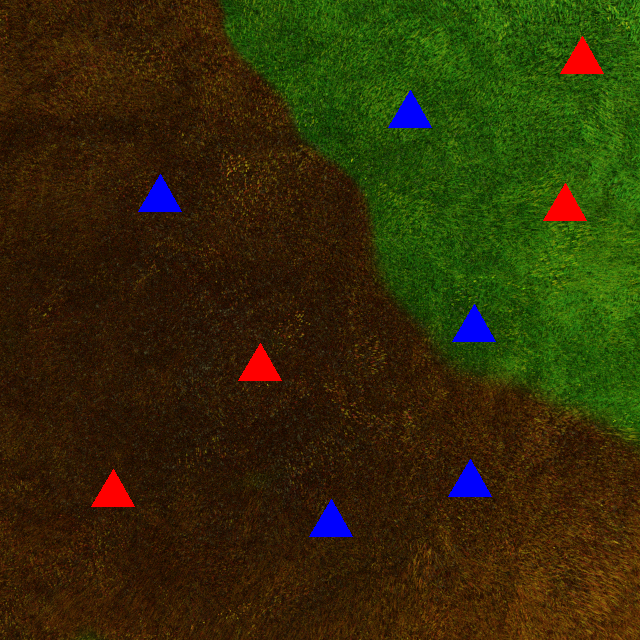
#> input picture uas takimages/uas takimages/2.png, 640 x 640 px, found by its file name
$ python 'debugging that shit.py'
#> lines starting #> are read from the running program, lines starting #| are printed output that depends on the picture; after the words box and inside, x2 and y2 are one past the last pixel; in counts of white or black regions, pixels touching at a corner belong together
import cv2 as cv
import numpy as np


path = "C:\\Users\\HP\\OneDrive\\Desktop\\uas task\\uas takimages\\uas takimages\\2.png"
img = cv.imread(path)
#> img is the input picture: shape (640, 640, 3); mean B, G, R 8.1, 44.6, 49.8
imgHSV = cv.cvtColor(img, cv.COLOR_BGR2HSV)
#> imgHSV: shape (640, 640, 3); mean H, S, V 25.3, 232.9, 65.5


#green grass:
lowerg = np.array([34, 0, 0])
upperg = np.array([102,255,255])

#brown grass:
lowerb = np.array([1,0,0])
upperb = np.array([34,255,255])

#blue triangle
lowerbt = np.array([58,0,0])
upperbt = np.array([130,255,255])

#red triangle
lowerrt = np.array([0,0,0])
upperrt = np.array([0,255,255])

#declaration of masks
maskbrown = cv.inRange(imgHSV, lowerb, upperb)
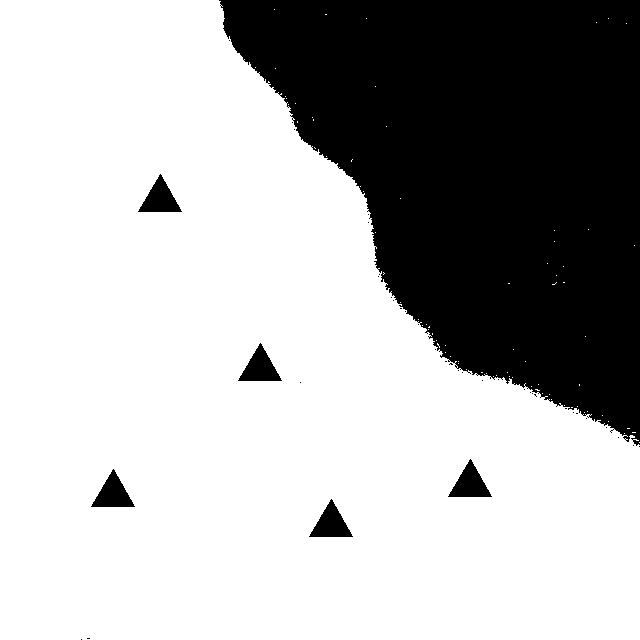
#> maskbrown: shape (640, 640); 70.1% white; 40 black regions (34 under 20 px), largest, box (x1, y1, x2, y2) and area: (219, 0, 640, 446) 118326, (138, 174, 182, 212) 855, (238, 343, 282, 381) 855, (448, 459, 492, 497) 855, (91, 469, 135, 507) 855, (309, 499, 353, 537) 855
maskgreen = cv.inRange(imgHSV, lowerg, upperg)
#> maskgreen: shape (640, 640); 28.1% white; 37 white regions (36 under 20 px), largest, box (x1, y1, x2, y2) and area: (219, 0, 640, 446) 115177
maskred = cv.inRange(imgHSV, lowerrt, upperrt)
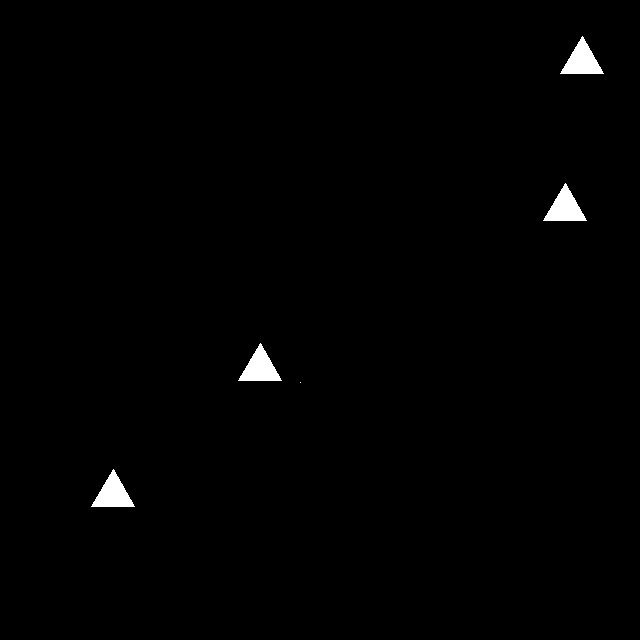
#> maskred: shape (640, 640); 0.84% white; 5 white regions (1 under 20 px), largest, box (x1, y1, x2, y2) and area: (560, 36, 604, 74) 855, (543, 183, 587, 221) 855, (238, 343, 282, 381) 855, (91, 469, 135, 507) 855
maskblue = cv.inRange(imgHSV, lowerbt, upperbt)
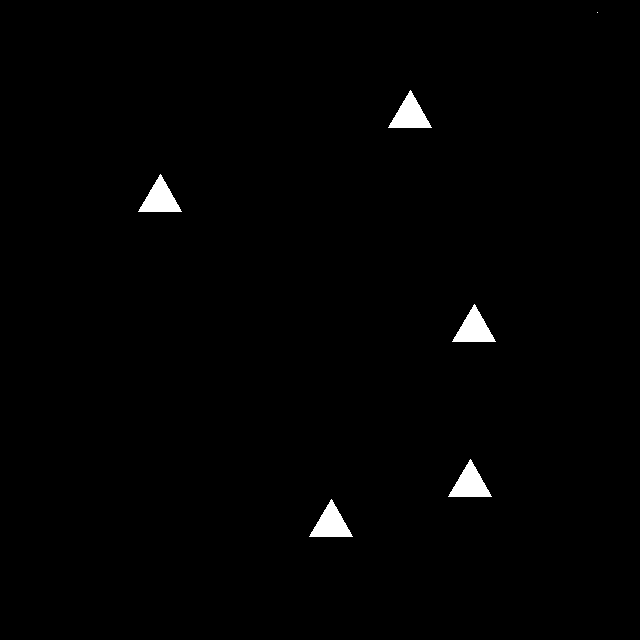
#> maskblue: shape (640, 640); 1% white; 6 white regions (1 under 20 px), largest, box (x1, y1, x2, y2) and area: (388, 90, 432, 128) 855, (138, 174, 182, 212) 855, (452, 304, 496, 342) 855, (448, 459, 492, 497) 855, (309, 499, 353, 537) 855

def drawTriangles(img, mask1, mask2):
    #mask1- grass where we want the object to be
    #mask2 -the triangles which we want to eliminate
    #e.g mask1 = brownmask and mask2 = redmask, will show all the blue triangles in the brown grass region

    imgcopy = img.copy()
    imgmasked = cv.bitwise_not(cv.add(mask1,mask2))
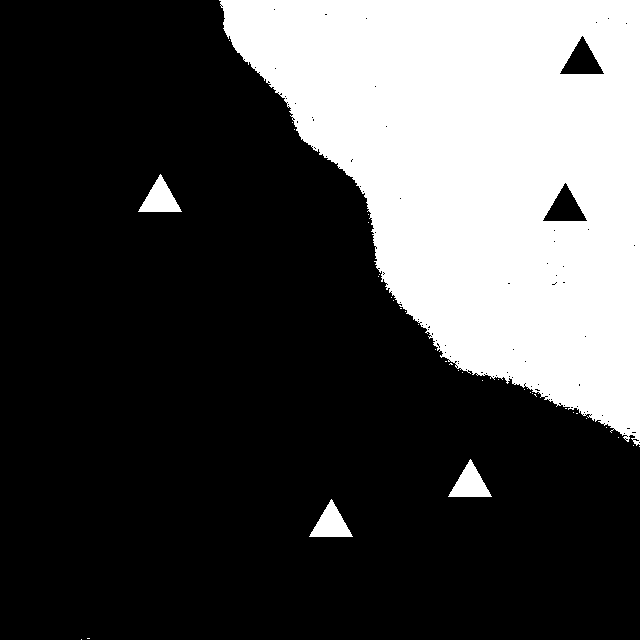
#> imgmasked: shape (640, 640); 29.1% white; 37 white regions (33 under 20 px), largest, box (x1, y1, x2, y2) and area: (219, 0, 640, 446) 116616, (138, 174, 182, 212) 855, (448, 459, 492, 497) 855, (309, 499, 353, 537) 855
    cv.imshow("added mask", cv.add(mask1,mask2))
    cv.imshow("inversion", imgmasked)

    #the most interesting part of my code imo, it combines both of non required triangle and fills them up in the required grass region upon inversion the empty patches in the given region turn into triangle contours
    contours,hierarchy = cv.findContours(imgmasked ,cv.RETR_EXTERNAL,cv.CHAIN_APPROX_NONE)
#> contours = 37 contours, 33 with area under 20; largest, box (x1, y1, x2, y2) and area: (219, 0, 640, 446) 117636, (309, 499, 353, 537) 796, (448, 459, 492, 497) 796, (138, 174, 182, 212) 796
    for cnt in contours:
        area = cv.contourArea(cnt)
        peri = cv.arcLength(cnt,True)
        #print(peri)
        approx = cv.approxPolyDP(cnt,0.02*peri,True)
        #applying poly approx DP to find all the coordiantes
        objCor = len(approx)
        #checking for 3 sided and sufficient area contours only - in our bitwise not step we also had a mask of the opposite coloured grass, this eliminates that patch from checking
        if area>100 and objCor ==3:
            cv.drawContours(imgcopy, cnt, -1, (0, 0, 0), 3)
            #drawing contours around the required triangles
            M = cv.moments(cnt)
            #finding the centroid via cv.moments()
            if M["m00"]!=0:
                cX = int(M["m10"] / M["m00"])
                cY = int(M["m01"] / M["m00"])
                cv.circle(imgcopy, (cX, cY), 5, (0, 0, 0), -1)
            else:
                continue
#> this loop made 37 passes
#> (area, peri, approx, objCor, cX, cY) on passes 3, 4, 33: (795.5, 134.8, [[331, 499], [309, 536], [352, 536]], 3, 330, 523), (795.5, 134.8, [[470, 459], [448, 496], [491, 496]], 3, 469, 483), (795.5, 134.8, [[160, 174], [138, 211], [181, 211]], 3, 159, 198)
#> (area, peri, approx, objCor) on pass 37: (117636, 1921.4, [[219, 0], [440, 356], [639, 444], [639, 0]], 4)
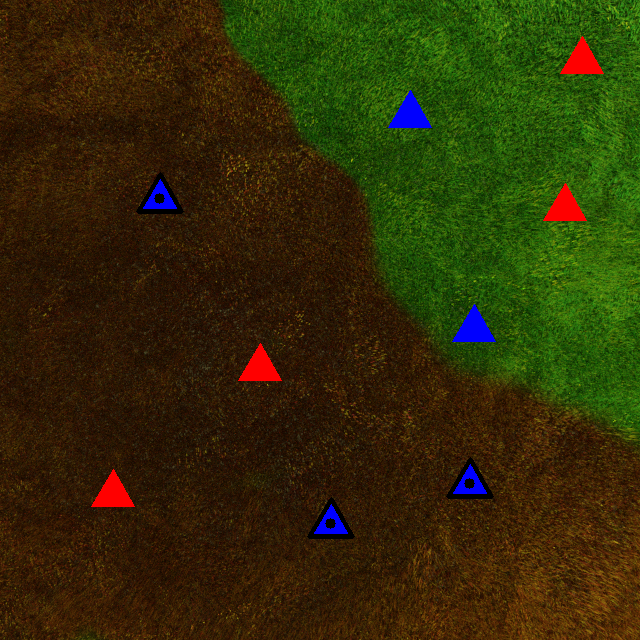
#> imgcopy: shape (640, 640, 3); 0.48% of pixels changed, all inside (x1, y1, x2, y2) = (136, 172, 494, 539)
    return imgcopy

# [30 lines left out: functions getCentroids, addLabels, not called in this run]

while True:
    imgcopy = img.copy()
    imgcopy = drawTriangles(imgcopy, maskbrown, maskred)

    cv.imshow("img", imgcopy)
    imgGray = cv.cvtColor(img,cv.COLOR_BGR2GRAY)
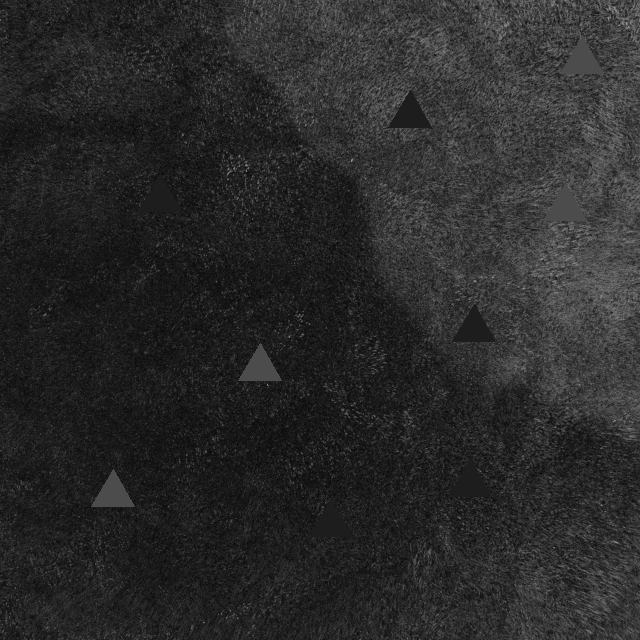
#> imgGray: shape (640, 640); min 6, max 162, mean 42
    imgBlur = cv.GaussianBlur(imgGray,(7,7),1)
    imgCanny = cv.Canny(imgBlur,100,100)
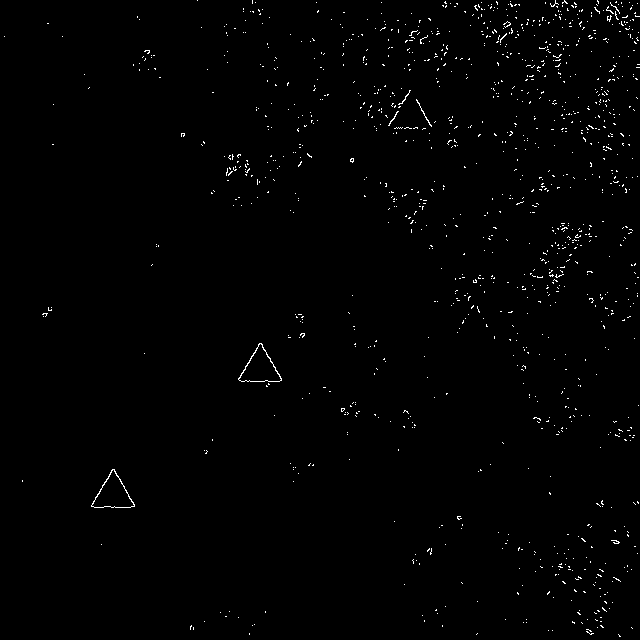
#> imgCanny: shape (640, 640); 0.86% white in thin lines or dots
    # cv.imshow("green", maskgreen)
    # cv.imshow("brown", maskbrown)
    # cv.imshow("blue", maskblue)
    if cv.waitKey(1) & 0xFF == ord('q'):
#> (key q is pressed here)
        break

$ run again, with uas takimages/uas takimages/1.png copied over uas takimages/uas takimages/2.png
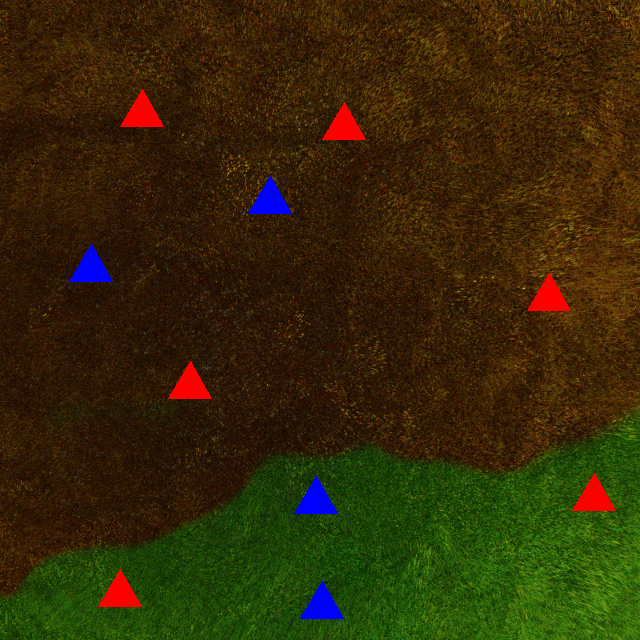
#> input picture uas takimages/uas takimages/1.png, 640 x 640 px, found by its file name
#> img is the input picture: shape (640, 640, 3); mean B, G, R 7.3, 41.1, 52.4
#> imgHSV: shape (640, 640, 3); mean H, S, V 23.5, 233.2, 64.1
#> `maskbrown = cv.inRange(imgHSV, lowerb, upperb)`:
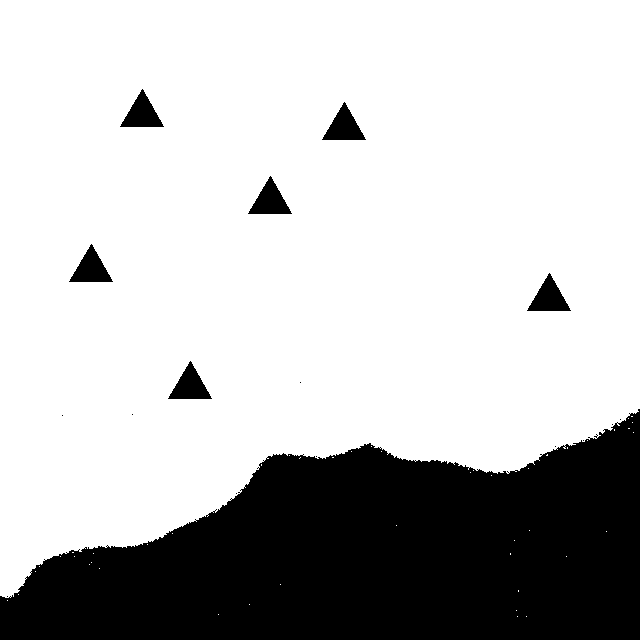
#> maskbrown: shape (640, 640); 75.1% white; 17 black regions (10 under 20 px), largest, box (x1, y1, x2, y2) and area: (0, 409, 640, 640) 96998, (120, 89, 164, 127) 855, (322, 102, 366, 140) 855
#> maskgreen: shape (640, 640); 22.9% white; 14 white regions (13 under 20 px), largest, box (x1, y1, x2, y2) and area: (0, 408, 640, 640) 93782
#> maskred: shape (640, 640); 1.3% white; 7 white regions (1 under 20 px), largest, box (x1, y1, x2, y2) and area: (120, 89, 164, 127) 855, (322, 102, 366, 140) 855, (527, 273, 571, 311) 855, (168, 361, 212, 399) 855, (572, 473, 616, 511) 855, (98, 569, 142, 607) 855
#> maskblue: shape (640, 640); 0.83% white; 4 white regions, box (x1, y1, x2, y2) and area: (248, 176, 292, 214) 855, (69, 244, 113, 282) 855, (294, 476, 338, 514) 855, (300, 581, 344, 619) 855
#> imgmasked: shape (640, 640); 23.7% white; 12 white regions (9 under 20 px), largest, box (x1, y1, x2, y2) and area: (0, 409, 640, 640) 95288, (248, 176, 292, 214) 855, (69, 244, 113, 282) 855
#> contours = 12 contours, 9 with area under 20; largest, box (x1, y1, x2, y2) and area: (0, 409, 640, 640) 96214, (69, 244, 113, 282) 796, (248, 176, 292, 214) 796
#> the loop in drawTriangles, `for cnt in contours:` made 12 passes
#> (area, peri, approx, objCor, cX, cY) on passes 11 to 12: (795.5, 134.8, [[91, 244], [69, 281], [112, 281]], 3, 90, 268), (795.5, 134.8, [[270, 176], [248, 213], [291, 213]], 3, 269, 200)
#> `imgCanny = cv.Canny(imgBlur,100,100)`:
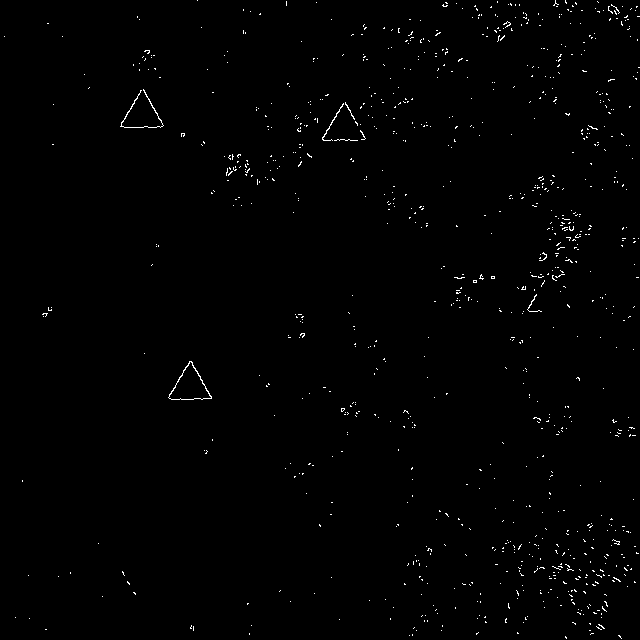
#> imgCanny: shape (640, 640); 0.73% white in thin lines or dots

$ run again, with uas takimages/uas takimages/10.png copied over uas takimages/uas takimages/2.png
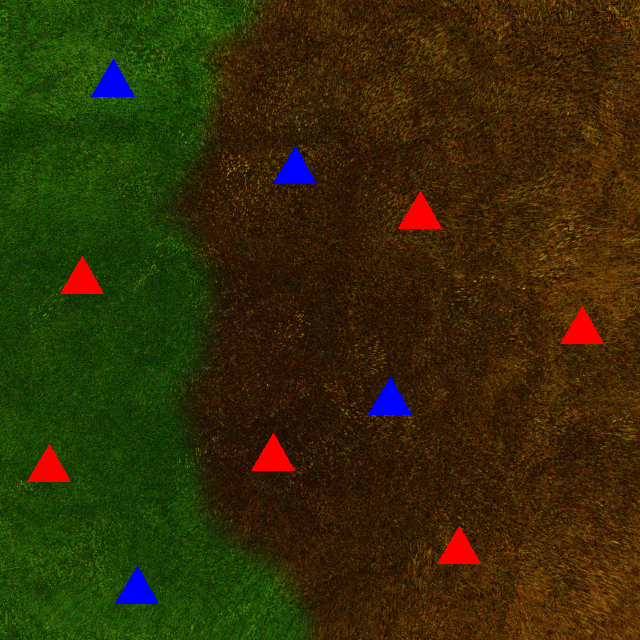
#> input picture uas takimages/uas takimages/10.png, 640 x 640 px, found by its file name
#> img is the input picture: shape (640, 640, 3); mean B, G, R 7.3, 44.4, 51.2
#> imgHSV: shape (640, 640, 3); mean H, S, V 27.4, 233.8, 65.8
#> `maskbrown = cv.inRange(imgHSV, lowerb, upperb)`:
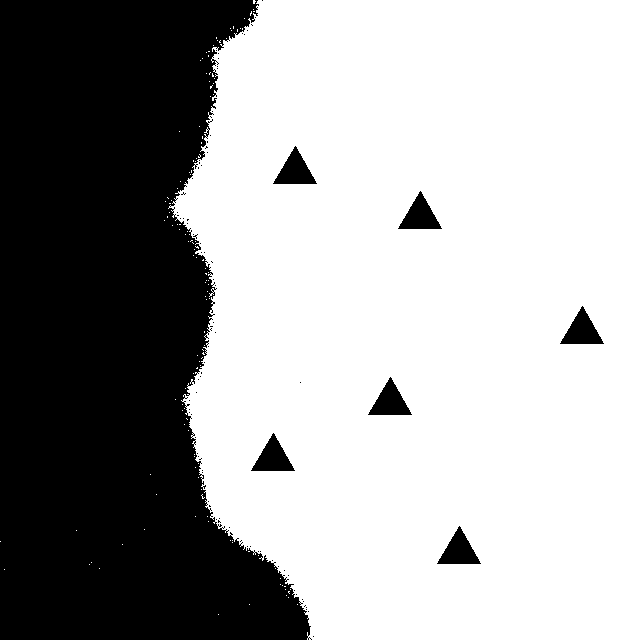
#> maskbrown: shape (640, 640); 64.6% white; 89 black regions (82 under 20 px), largest, box (x1, y1, x2, y2) and area: (0, 0, 312, 640) 139565, (273, 146, 317, 184) 855, (398, 191, 442, 229) 855
#> maskgreen: shape (640, 640); 33.4% white; 95 white regions (94 under 20 px), largest, box (x1, y1, x2, y2) and area: (0, 0, 312, 640) 136575
#> maskred: shape (640, 640); 1.3% white; 7 white regions (1 under 20 px), largest, box (x1, y1, x2, y2) and area: (398, 191, 442, 229) 855, (60, 256, 104, 294) 855, (560, 306, 604, 344) 855, (251, 433, 295, 471) 855, (27, 444, 71, 482) 855, (437, 526, 481, 564) 855
#> maskblue: shape (640, 640); 0.83% white; 4 white regions, box (x1, y1, x2, y2) and area: (91, 59, 135, 97) 855, (273, 146, 317, 184) 855, (368, 377, 412, 415) 855, (115, 566, 159, 604) 855
#> imgmasked: shape (640, 640); 34.1% white; 84 white regions (81 under 20 px), largest, box (x1, y1, x2, y2) and area: (0, 0, 312, 640) 137855, (273, 146, 317, 184) 855, (368, 377, 412, 415) 855
#> contours = 84 contours, 81 with area under 20; largest, box (x1, y1, x2, y2) and area: (0, 0, 312, 640) 138713, (368, 377, 412, 415) 796, (273, 146, 317, 184) 796
#> the loop in drawTriangles, `for cnt in contours:` made 84 passes
#> (area, peri, approx, objCor, cX, cY) on pass 37: (795.5, 134.8, [[390, 377], [368, 414], [411, 414]], 3, 389, 401)
#> `imgCanny = cv.Canny(imgBlur,100,100)`:
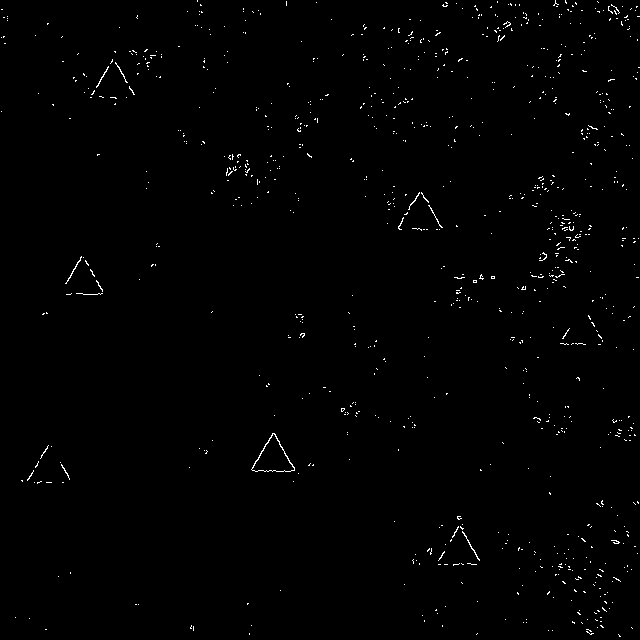
#> imgCanny: shape (640, 640); 0.73% white in thin lines or dots

$ run again, with uas takimages/uas takimages/3.png copied over uas takimages/uas takimages/2.png
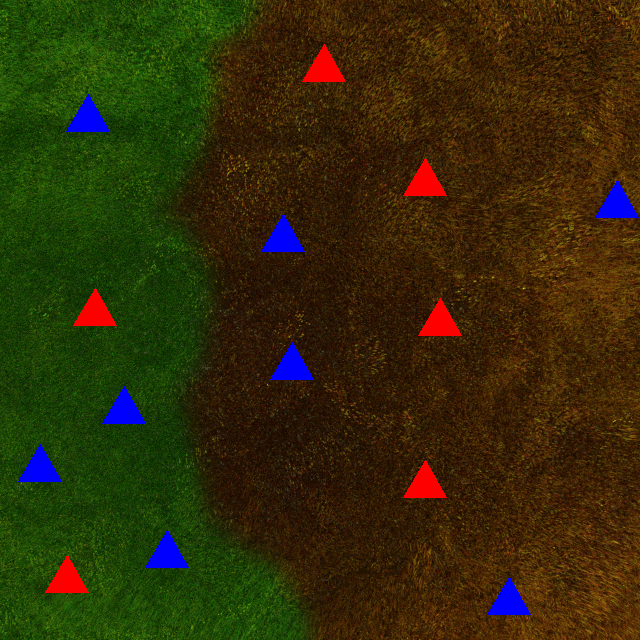
#> input picture uas takimages/uas takimages/3.png, 640 x 640 px, found by its file name
#> img is the input picture: shape (640, 640, 3); mean B, G, R 9.4, 44, 50.8
#> imgHSV: shape (640, 640, 3); mean H, S, V 28.2, 234, 67.4
#> maskbrown: shape (640, 640); 64.2% white; 91 black regions (82 under 20 px), largest, box (x1, y1, x2, y2) and area: (0, 0, 312, 640) 139565, (302, 44, 346, 82) 855, (403, 158, 447, 196) 855
#> maskgreen: shape (640, 640); 33% white; 95 white regions (94 under 20 px), largest, box (x1, y1, x2, y2) and area: (0, 0, 312, 640) 134865
#> maskred: shape (640, 640); 1.3% white; 7 white regions (1 under 20 px), largest, box (x1, y1, x2, y2) and area: (302, 44, 346, 82) 855, (403, 158, 447, 196) 855, (73, 288, 117, 326) 855, (418, 298, 462, 336) 855, (403, 460, 447, 498) 855, (45, 555, 89, 593) 855
#> maskblue: shape (640, 640); 1.7% white; 8 white regions, largest, box (x1, y1, x2, y2) and area: (66, 94, 110, 132) 855, (595, 180, 639, 218) 855, (261, 214, 305, 252) 855
#> imgmasked: shape (640, 640); 34.5% white; 86 white regions (81 under 20 px), largest, box (x1, y1, x2, y2) and area: (0, 0, 312, 640) 137855, (595, 180, 639, 218) 855, (261, 214, 305, 252) 855, (270, 342, 314, 380) 855, (487, 577, 531, 615) 855
#> contours = 86 contours, 81 with area under 20; largest, box (x1, y1, x2, y2) and area: (0, 0, 312, 640) 138713, (487, 577, 531, 615) 796, (270, 342, 314, 380) 796, (261, 214, 305, 252) 796, (595, 180, 639, 218) 796
#> the loop in drawTriangles, `for cnt in contours:` made 86 passes
#> (area, peri, approx, objCor, cX, cY) on passes 10, 42, 60: (795.5, 134.8, [[509, 577], [487, 614], [530, 614]], 3, 508, 601), (795.5, 134.8, [[292, 342], [270, 379], [313, 379]], 3, 291, 366), (795.5, 134.8, [[283, 214], [261, 251], [304, 251]], 3, 282, 238)
#> `imgCanny = cv.Canny(imgBlur,100,100)`:
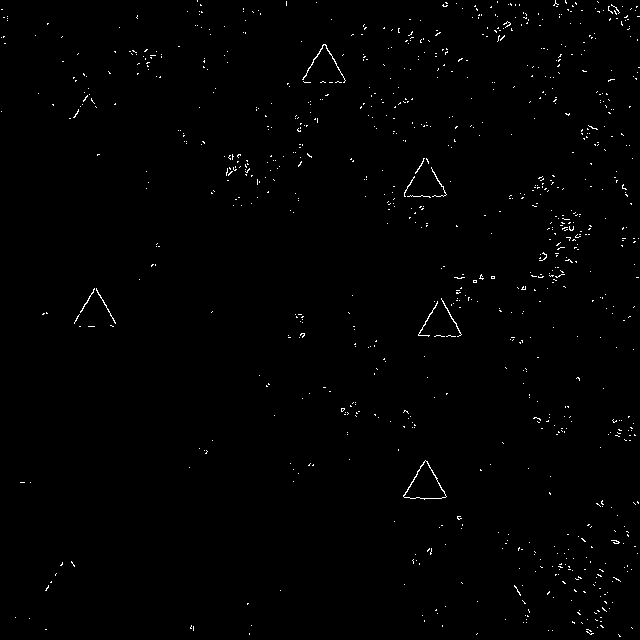
#> imgCanny: shape (640, 640); 0.75% white in thin lines or dots
